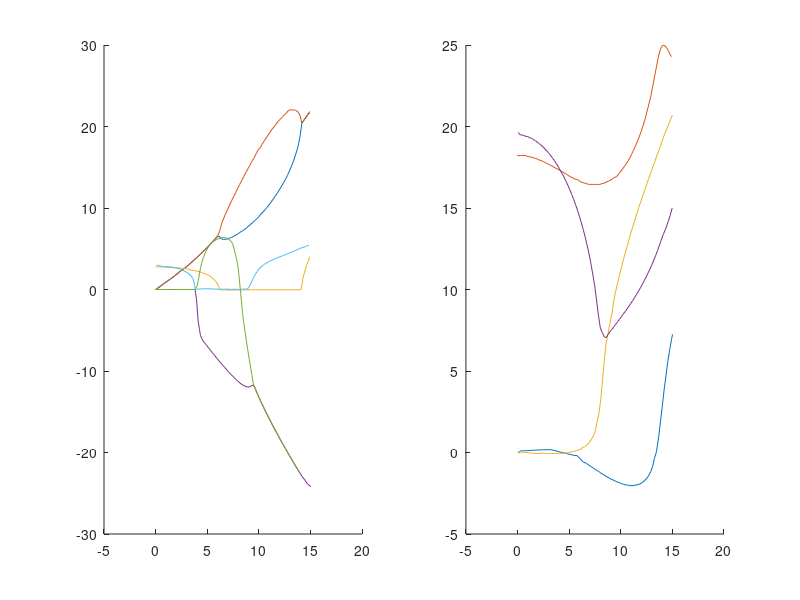

This figure's MATLAB source:
ref_data = csvread('figure/data/paidoussis.csv',2,0);
pot_data = csvread('figure/data/potential_method_results.csv',2,0);

figure();
subplot(1,2,1);
hold on;
for i=1:3
    vectX = ref_data(:,i*2-1);
    vectY = ref_data(:,i*2);
    vectX(vectX==0) = [];
    vectY(vectY==0) = [];
    plot(vectX,vectY);
end
for i=1:3
    vectX = pot_data(:,i*2-1);
    vectY = pot_data(:,i*2);
    vectX(vectX==0) = [];
    vectY(vectY==0) = [];
    plot(vectX,vectY);
end

subplot(1,2,2);
hold on;
for i=4:5
    vectX = ref_data(:,i*2-1);
    vectY = ref_data(:,i*2);
    vectX(vectX==0) = [];
    vectY(vectY==0) = [];
    plot(vectX,vectY);
end
for i=4:5
    vectX = pot_data(:,i*2-1);
    vectY = pot_data(:,i*2);
    vectX(vectX==0) = [];
    vectY(vectY==0) = [];
    plot(vectX,vectY);
end